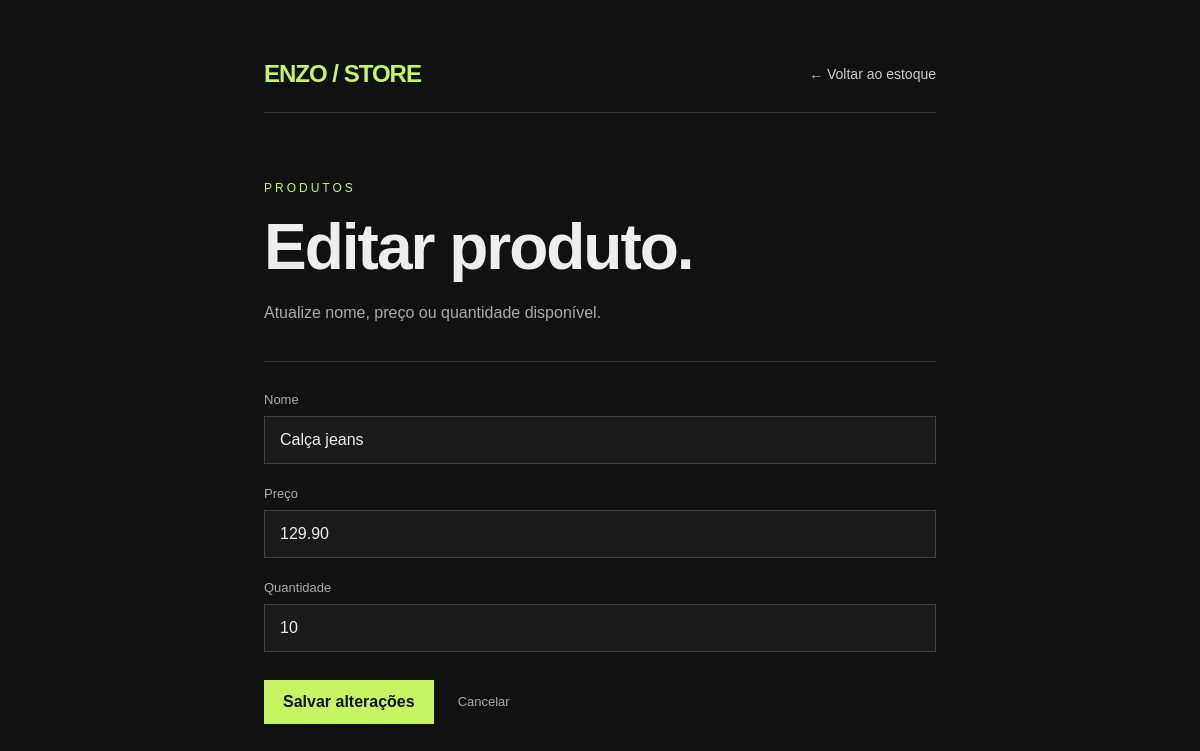
Page /editarProduto01.php?id=2 (signed in) on the committed database.
### tables this page shows
CREATE TABLE produtos (
 id INT AUTO_INCREMENT PRIMARY KEY,
 nome VARCHAR(100) NOT NULL,
 preco DECIMAL(10,2) NOT NULL,
 quantidade INT NOT NULL
);

### editarProduto01.php (the view, shortened to what this page needs)
<?php
$id = filter_input(INPUT_GET, "id", FILTER_VALIDATE_INT);
$sql = "SELECT * FROM produtos WHERE id = ?";
$comando = mysqli_prepare($conexao, $sql);
mysqli_stmt_bind_param($comando, "i", $id);
mysqli_stmt_execute($comando);
$resultado = mysqli_stmt_get_result($comando);
$produto = mysqli_fetch_assoc($resultado);
?>
<!DOCTYPE html>
<html lang="pt-br">
<head>
    <link rel="stylesheet" href="estilo.css">
</head>
<body>
    <div class="container pagina-formulario">
        <header class="topo">
            <a href="index.php" class="marca">ENZO / STORE</a>
            <a href="estoque.php" class="voltar">← Voltar ao estoque</a>
        </header>
        <main>
            <div class="introducao">
                <span class="etiqueta">Produtos</span>
                <h1>Editar produto.</h1>
                <p class="descricao">Atualize nome, preço ou quantidade disponível.</p>
            </div>
            <form action="editarProduto02.php" method="POST" class="form-card">
                <div class="campo">
                    <label for="nome">Nome</label>
                    <input id="nome" type="text" name="nome" maxlength="100" required
                        value="<?php echo htmlspecialchars($produto['nome'], ENT_QUOTES, 'UTF-8'); ?>">
                </div>
                <div class="campo">
                    <label for="preco">Preço</label>
                    <input id="preco" type="number" name="preco" min="0" step="0.01" required
                        value="<?php echo htmlspecialchars($produto['preco'], ENT_QUOTES, 'UTF-8'); ?>">
                </div>
                <div class="campo">
                    <label for="quantidade">Quantidade</label>
                    <input id="quantidade" type="number" name="quantidade" min="0" step="1" required
                        value="<?php echo (int) $produto['quantidade']; ?>">
                </div>
                <div class="form-acoes">
                    <button type="submit" class="botao">Salvar alterações</button>
                    <a href="estoque.php" class="link-discreto">Cancelar</a>
                </div>
            </form>
        </main>
    </div>
</body>
</html>

### estilo.css (style rules this page uses)
* { box-sizing: border-box; }
body { margin: 0; background: #111111; color: #eeeeee; font-family: Arial, sans-serif; }
.container { max-width: 1000px; margin: 0 auto; padding: 60px 24px; }
.topo { display: flex; justify-content: space-between; align-items: center; gap: 20px; padding-bottom: 24px; border-bottom: 1px solid #383838; }
.marca { color: #c5f563; font-size: 24px; font-weight: bold; letter-spacing: -1px; text-decoration: none; }
.introducao { margin: 65px 0 35px; }
.etiqueta { color: #c5f563; font-size: 12px; letter-spacing: 3px; text-transform: uppercase; }
h1 { margin: 14px 0; font-size: clamp(38px, 7vw, 64px); letter-spacing: -2px; }
.descricao { color: #aaaaaa; line-height: 1.6; }
.voltar { color: #cccccc; font-size: 14px; text-decoration: none; }
.botao { display: inline-block; padding: 12px 18px; border: 1px solid #c5f563; background: #c5f563; color: #111111; font: inherit; font-weight: bold; text-decoration: none; cursor: pointer; }
.link-discreto { padding: 10px; color: #aaaaaa; font-size: 13px; text-decoration: none; }
.pagina-formulario { max-width: 720px; }
.form-card { border-top: 1px solid #383838; padding-top: 30px; }
.campo { margin-bottom: 22px; }
.campo label { display: block; margin-bottom: 9px; color: #aaaaaa; font-size: 13px; }
.campo input, .campo select { width: 100%; padding: 14px 15px; border: 1px solid #444444; border-radius: 0; background: #1b1b1b; color: #eeeeee; font: inherit; }
.form-acoes { display: flex; align-items: center; flex-wrap: wrap; gap: 14px; margin-top: 28px; }

### rows in the picture
produtos: nome "Calça jeans", preco "129.90", quantidade "10"
